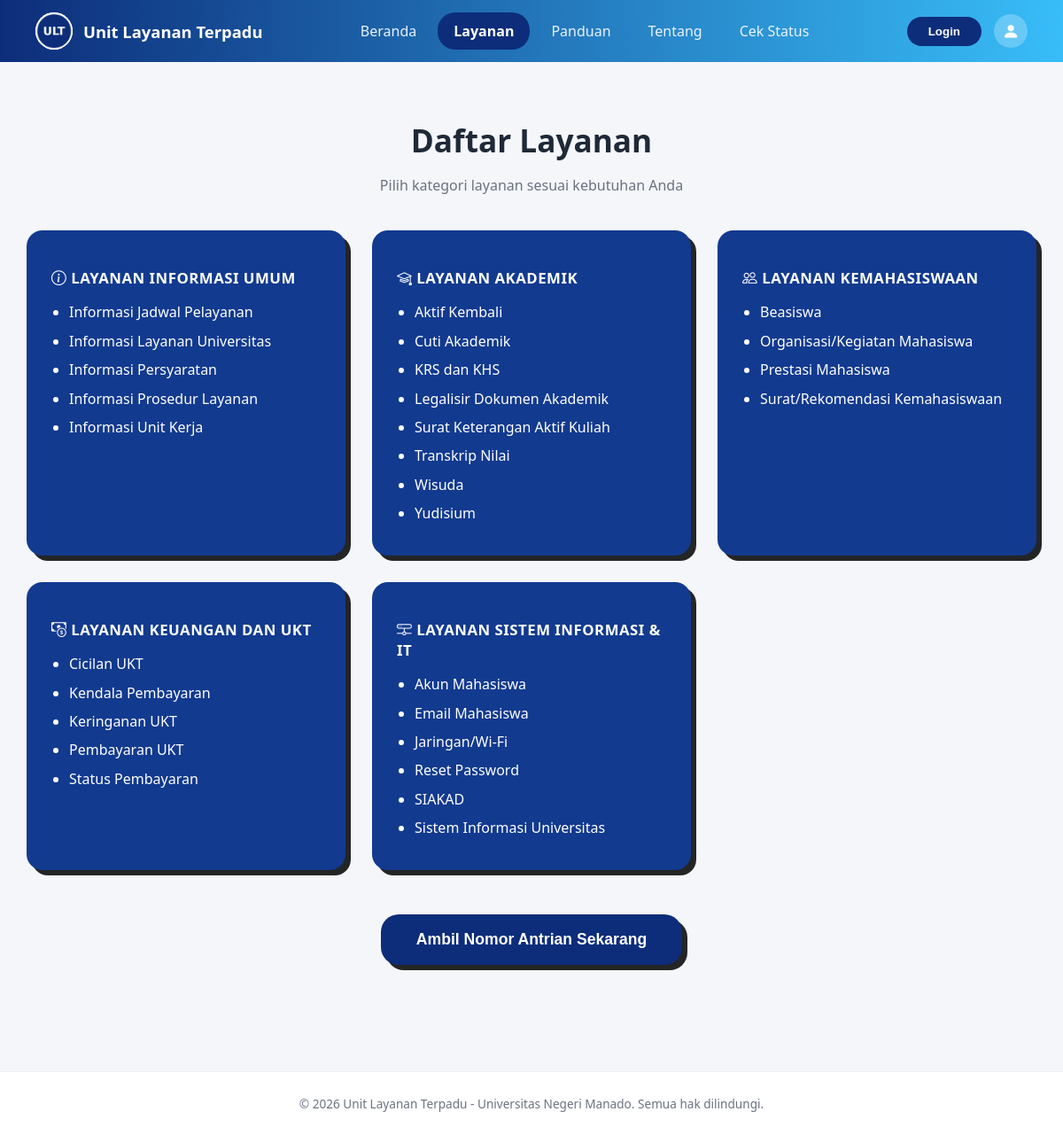
/layanan.php, run on the app's committed database.
### tables this page shows
CREATE TABLE kategori_layanan (
  id INT AUTO_INCREMENT PRIMARY KEY,
  kode_prefix VARCHAR(2) NOT NULL UNIQUE,    
  nama_kategori VARCHAR(100) NOT NULL,
  deskripsi VARCHAR(255) NULL,
  icon VARCHAR(50) DEFAULT 'bi-info-circle',
  is_active TINYINT(1) NOT NULL DEFAULT 1,
  urutan INT DEFAULT 0
);

CREATE TABLE sub_layanan (
  id INT AUTO_INCREMENT PRIMARY KEY,
  kategori_id INT NOT NULL,
  nama_layanan VARCHAR(150) NOT NULL,
  wajib_upload TINYINT(1) NOT NULL DEFAULT 0,  
  is_active TINYINT(1) NOT NULL DEFAULT 1,
  FOREIGN KEY (kategori_id) REFERENCES kategori_layanan(id) ON DELETE CASCADE
);

### includes/functions.php (called while the page is built, shortened)
<?php
function getKategoriList(PDO $pdo): array
{
    return $pdo->query("SELECT * FROM kategori_layanan WHERE is_active = 1 ORDER BY urutan ASC")->fetchAll();
}
function getSubLayananByKategori(PDO $pdo, int $kategoriId): array
{
    $stmt = $pdo->prepare("SELECT * FROM sub_layanan WHERE kategori_id = :kid AND is_active = 1 ORDER BY nama_layanan ASC");
    $stmt->execute(['kid' => $kategoriId]);
    return $stmt->fetchAll();
}
function e(?string $str): string
{
    return htmlspecialchars($str ?? '', ENT_QUOTES, 'UTF-8');
}

### layanan.php (the view, shortened to what this page needs)
<?php
require_once __DIR__ . '/includes/functions.php';
$pdo = getDB();
$kategoriList = getKategoriList($pdo);
require_once __DIR__ . '/includes/header.php';
?>
<div class="page-wrap">
  <div class="page-title">
    <h1>Daftar Layanan</h1>
    <p style="color:#6b7280;">Pilih kategori layanan sesuai kebutuhan Anda</p>
  </div>
  <div class="layanan-grid">
    <?php foreach ($kategoriList as $kategori): ?>
      <?php $subList = getSubLayananByKategori($pdo, (int)$kategori['id']); ?>
      <div class="layanan-card">
        <h3><i class="bi <?= e($kategori['icon']) ?>"></i> <?= strtoupper(e($kategori['nama_kategori'])) ?></h3>
        <ul>
          <?php foreach ($subList as $sub): ?>
            <li><?= e($sub['nama_layanan']) ?></li>
          <?php endforeach; ?>
        </ul>
      </div>
    <?php endforeach; ?>
  </div>
  <div class="cta-wrap" style="margin-top:50px;">
    <a href="ambil-antrian.php"><button class="btn-cta" style="font-size:1.1rem; padding:18px 40px;">Ambil Nomor Antrian Sekarang</button></a>
  </div>
</div>
<?php require_once __DIR__ . '/includes/footer.php'; ?>

### includes/header.php (shortened to what this page needs)
<?php
$currentPage = basename($_SERVER['SCRIPT_NAME']);
?>
<!DOCTYPE html>
<html lang="id">
<head>
<link rel="stylesheet" href="https://cdn.jsdelivr.net/npm/bootstrap-icons@1.11.3/font/bootstrap-icons.css">
<link rel="stylesheet" href="<?= BASE_URL ?>/assets/css/style.css">
</head>
<body>
<nav class="navbar">
  <a href="<?= BASE_URL ?>/index.php" class="brand">
    <img src="<?= BASE_URL ?>/assets/img/logo.png" alt="Logo UNIMA" onerror="this.style.display='none'">
    Unit Layanan Terpadu
  </a>
  <div class="nav-links" id="navLinks">
    <a href="index.php" class="<?= $currentPage === 'index.php' ? 'active' : '' ?>">Beranda</a>
    <a href="layanan.php" class="<?= $currentPage === 'layanan.php' ? 'active' : '' ?>">Layanan</a>
    <a href="panduan.php" class="<?= $currentPage === 'panduan.php' ? 'active' : '' ?>">Panduan</a>
    <a href="tentang.php" class="<?= $currentPage === 'tentang.php' ? 'active' : '' ?>">Tentang</a>
    <a href="status.php" class="<?= $currentPage === 'status.php' ? 'active' : '' ?>">Cek Status</a>
  </div>
  <div class="nav-right">
    <a href="admin/login.php"><button class="btn-login">Login</button></a>
    <div class="avatar-circle"><i class="bi bi-person-fill"></i></div>
  </div>
</nav>

### includes/footer.php (shortened to what this page needs)
<footer class="site-footer">
  &copy; <?= date('Y') ?> Unit Layanan Terpadu - Universitas Negeri Manado. Semua hak dilindungi.
</footer>
</body>
</html>

### assets/css/style.css (style rules this page uses)
:root { --navy-dark: #0d2d7a; --navy: #123a8f; --blue-cyan: #38bdf8; --indigo: #6366f1; --indigo-light: #7c7ff2; --text-dark: #1f2937; --bg-light: #f4f6f9; --radius-lg: 22px; --shadow-hard: 6px 6px 0px rgba(0,0,0,0.85); }
* { box-sizing: border-box; }
body { margin: 0; font-family: 'Poppins', 'Segoe UI', Arial, sans-serif; background: var(--bg-light); color: var(--text-dark); }
a { text-decoration: none; color: inherit; }
.navbar { display: flex; align-items: center; justify-content: space-between; padding: 14px 40px; background: linear-gradient(90deg, var(--navy-dark) 0%, var(--blue-cyan) 100%); color: #fff; position: sticky; top: 0; z-index: 100; }
.navbar .brand { display: flex; align-items: center; gap: 12px; font-weight: 700; font-size: 1.15rem; }
.navbar .brand img { height: 42px; width: 42px; border-radius: 50%; background: #fff; }
.nav-links { display: flex; gap: 6px; }
.nav-links a { padding: 10px 18px; border-radius: 20px; font-weight: 500; color: #eaf3ff; transition: background .2s; }
.nav-links a.active { background: var(--navy-dark); color: #fff; font-weight: 600; }
.nav-right { display: flex; align-items: center; gap: 14px; }
.btn-login { background: var(--navy-dark); color: #fff; padding: 9px 24px; border-radius: 20px; font-weight: 600; border: none; cursor: pointer; }
.avatar-circle { width: 38px; height: 38px; border-radius: 50%; background: rgba(255,255,255,0.25); display: flex; align-items: center; justify-content: center; font-size: 1.2rem; color: #fff; }
.cta-wrap { text-align: center; margin: 30px 0 50px; }
.btn-cta { display: inline-block; background: var(--navy-dark); color: #fff; font-size: 1.4rem; font-weight: 700; padding: 26px 60px; border-radius: 20px; box-shadow: var(--shadow-hard); border: none; cursor: pointer; transition: transform .15s; }
.page-wrap { max-width: 1200px; margin: 0 auto; padding: 40px 30px 70px; }
.page-title { text-align: center; margin-bottom: 40px; }
.page-title h1 { font-size: 2.2rem; font-weight: 800; margin-bottom: 6px; }
.layanan-grid { display: grid; grid-template-columns: repeat(auto-fit, minmax(300px, 1fr)); gap: 30px; }
.layanan-card { background: var(--navy); color: #fff; border-radius: 18px; padding: 26px 28px; box-shadow: var(--shadow-hard); }
.layanan-card h3 { font-size: 1.05rem; letter-spacing: .5px; margin-bottom: 16px; font-weight: 800; }
.layanan-card ul { margin: 0; padding-left: 20px; }
.layanan-card ul li { margin-bottom: 10px; line-height: 1.4; }
footer.site-footer { text-align: center; padding: 26px; color: #6b7280; font-size: .85rem; background: #fff; border-top: 1px solid #eee; }

### data on the page
kategori_layanan: nama_kategori "LAYANAN INFORMASI UMUM"
sub_layanan: nama_layanan "Informasi Jadwal Pelayanan"
sub_layanan: nama_layanan "Informasi Layanan Universitas"
sub_layanan: nama_layanan "Informasi Persyaratan"
sub_layanan: nama_layanan "Informasi Prosedur Layanan"
sub_layanan: nama_layanan "Informasi Unit Kerja"
kategori_layanan: nama_kategori "LAYANAN AKADEMIK"
sub_layanan: nama_layanan "Aktif Kembali"
sub_layanan: nama_layanan "Cuti Akademik"
sub_layanan: nama_layanan "KRS dan KHS"
sub_layanan: nama_layanan "Legalisir Dokumen Akademik"
sub_layanan: nama_layanan "Surat Keterangan Aktif Kuliah"
sub_layanan: nama_layanan "Transkrip Nilai"
sub_layanan: nama_layanan "Wisuda"
sub_layanan: nama_layanan "Yudisium"
kategori_layanan: nama_kategori "LAYANAN KEMAHASISWAAN"
sub_layanan: nama_layanan "Beasiswa"
sub_layanan: nama_layanan "Organisasi/Kegiatan Mahasiswa"
sub_layanan: nama_layanan "Prestasi Mahasiswa"
sub_layanan: nama_layanan "Surat/Rekomendasi Kemahasiswaan"
kategori_layanan: nama_kategori "LAYANAN KEUANGAN DAN UKT"
sub_layanan: nama_layanan "Cicilan UKT"
sub_layanan: nama_layanan "Kendala Pembayaran"
sub_layanan: nama_layanan "Keringanan UKT"
sub_layanan: nama_layanan "Pembayaran UKT"
sub_layanan: nama_layanan "Status Pembayaran"
kategori_layanan: nama_kategori "LAYANAN SISTEM INFORMASI & IT"
sub_layanan: nama_layanan "Akun Mahasiswa"
sub_layanan: nama_layanan "Email Mahasiswa"
sub_layanan: nama_layanan "Jaringan/Wi-Fi"
sub_layanan: nama_layanan "Reset Password"
sub_layanan: nama_layanan "SIAKAD"
sub_layanan: nama_layanan "Sistem Informasi Universitas"
